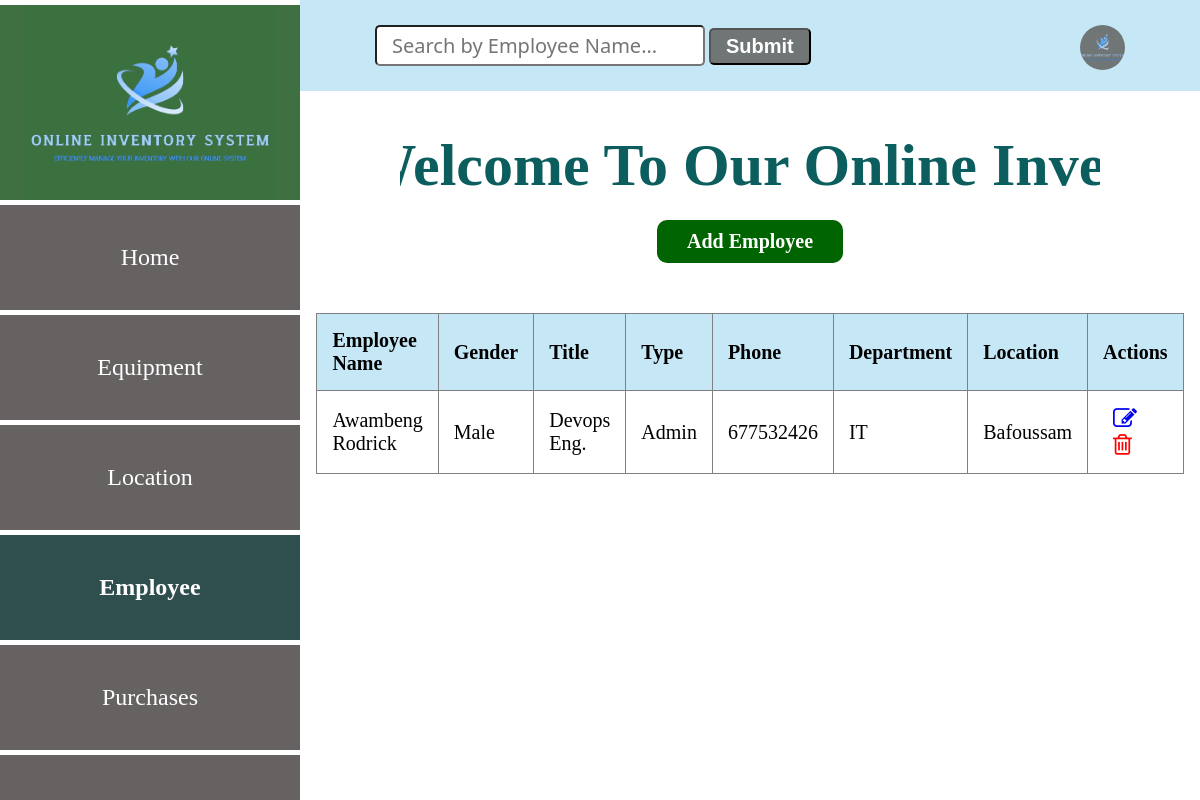
Screenshot of /employee with the database file from the repository.
### app.py (models this page shows, shortened)
class Employee(db.Model):
    __tablename__="employees"
    id=db.Column(db.Integer, primary_key=True)
    password=db.Column(db.String(20))
    employee_name=db.Column(db.String(20))
    gender=db.Column(db.String(6))
    title=db.Column(db.String(10))
    type=db.Column(db.String(10))
    phone_number=db.Column(db.Integer)
    department=db.Column(db.String(50))
    location=db.Column(db.Integer, db.ForeignKey('locations.id'))
    location_rel=db.relationship('Location', backref='employees_location')
    equipment_rel=db.relationship('Equipment', backref='equipment_employee')

### app.py (the view)
@app.route('/employee')
def employee_index():
    employees = Employee.query.all()
    return render_template ('employeeList.html', employees = employees)

### app.py (called while the page is built)
@app.before_request
def create_table():
    db.create_all()

### templates/employeeList.html (shortened to what this page needs)
<!DOCTYPE html>
<html lang="en">
<head>
    <link
    rel="stylesheet"
    href="{{ url_for('static', filename='main.css') }}"
    />
    <link rel="stylesheet" href="https://cdnjs.cloudflare.com/ajax/libs/font-awesome/4.7.0/css/font-awesome.min.css">
  </head>
<body>
    <div class="header">
        <input type="search" id="query" name="search" placeholder="Search by Employee Name...">
        <button id="search-button">Submit</button>
        <a href="#"><img src="{{ url_for('static', filename='logo.png') }}" alt=""></a>
    </div>
    <section class="sidebar">
        <div class="logo">
            <img src="{{ url_for('static', filename='logo.png') }}" alt="logo">
        </div>
        <div class="content">
            <a href="/entry_point" class="home">Home</a>
            <a href="/equipment" class="home">Equipment</a>
            <a href="/location" class="home">Location</a>
            <a href="/employee" class="home active">Employee</a>
            <a href="/purchase" class="home">Purchases</a>
            <a href="/login" class="home">Logout</a>
        </div>
    </section>
    <div class="marquee-container">
      <h1 class="marquee">Welcome To Our Online Inventory System</h1>
    </div>
    <div class="location-form">
      <a href="/add-employee" class="btn1">Add Employee</a>
      <table border="1" style="overflow:auto;">
        <thead>
          <tr>
            <th>Employee Name</th>
            <th>Gender</th>
            <th>Title</th>
            <th>Type</th>
            <th>Phone</th>
            <th>Department</th>
            <th>Location</th>
            <th>Actions</th>
          </tr>
        </thead>
        <tbody id="table-results">
          {% for employee in employees  %}
            <tr>
              <td>{{ employee.employee_name }}</td>
              <td>{{ employee.gender}}</td>
              <td>{{ employee.title}}</td>
              <td>{{ employee.type}}</td>
              <td>{{ employee.phone_number}}</td>
              <td>{{ employee.department}}</td>
              <td>{{ employee.location}}</td>
              <td class="action">
                <a href="/edit_employee{{ employee.id }}"><i class="fa fa-edit" style="font-size:24px"></i></a>
                <a href="/delete_employee{{ employee.id }}"><i class="fa fa-trash-o" style="font-size:24px"></i></a>
              </td>
            </tr>
          {% endfor %}
        </tbody>
      </table>
    </div>
</body>
</html>

### static/main.css (style rules this page uses)
body { margin: 0; padding: 0; font-family: Verdana; }
.header { background: #c6e8f6; padding: 25px; }
.header input { padding: 5px 15px; font-size: 20px; font-family:'Segoe UI', Tahoma, Geneva, Verdana, sans-serif; border-radius: 5px; margin-left: 350px; }
.header button { padding: 5px 15px; font-size: 20px; border-radius: 5px; background: #707576; color: #fff; font-weight: bold; }
.header img { width: 45px; height: 45px; background: #707576; border-radius: 50%; float: right; justify-content: center; margin-right: 50px; }
.sidebar { position: fixed; top: 0; left: 0; width: 300px; height: 100vh; background: #707576; border-top: 5px solid #fff; }
.logo { width: 300px; height: 200px; background: rgba(59, 112, 63, 0.938); display: flex; justify-content: center; align-items: center; }
.logo img { width: 250px; display: block; margin: auto; background-color: rgba(59, 112, 63, 0.938); }
.content { background: #707576; width: 300px; height: calc(100vh - 200px); position: fixed; top: 200px; z-index: 1; border-top: 5px solid #fff; overflow-y: auto; }
.content a { display: flex; text-decoration: none; color: #fff; font-size: 24px; border-bottom: 5px solid white; padding: 39px; justify-content: center; }
.home { border: none; outline: none; padding: 10px 16px; background: #666262; cursor: pointer; }
.active, .home:hover { background: darkslategrey; color: black; font-weight: bold; }
h1 { display: flex; font-size: 60px; flex-wrap: wrap; justify-content: center; gap: 50px; margin-left: 300px; text-align: center; margin-top: 40px; color: rgb(12, 94, 94); }
.location-form { display: flex; justify-content: center; align-items: center; flex-direction: column; margin-left: 300px; }
table { width: 80%; border-collapse: collapse; margin-top: 30px; }
th, td { padding: 15px; text-align: left; font-size: 20px; }
th { background-color: #c6e8f6; font-weight: bold; }
.btn1 { background: darkgreen; color: #fff; font-size: 1em; padding: 10px 30px; border-radius: 10px; transition: background-color 0.25s; margin-bottom: 20px; text-decoration: none; font-size: 20px; display: block; margin-top: -20px; font-weight: bold; }
.marquee-container { overflow: hidden; margin-right: 100px; margin-left: 400px; behavior: inherit; }
.marquee { animation: marquee 20s linear infinite; white-space: nowrap; }
.action a { margin-left: 10px; }
.action .fa-trash-o { color: red; }

### rows the page displays
Employee: employee_name "Awambeng Rodrick", gender "Male", title "Devops Eng.", type "Admin", phone_number "677532426", department "IT", location "Bafoussam"
